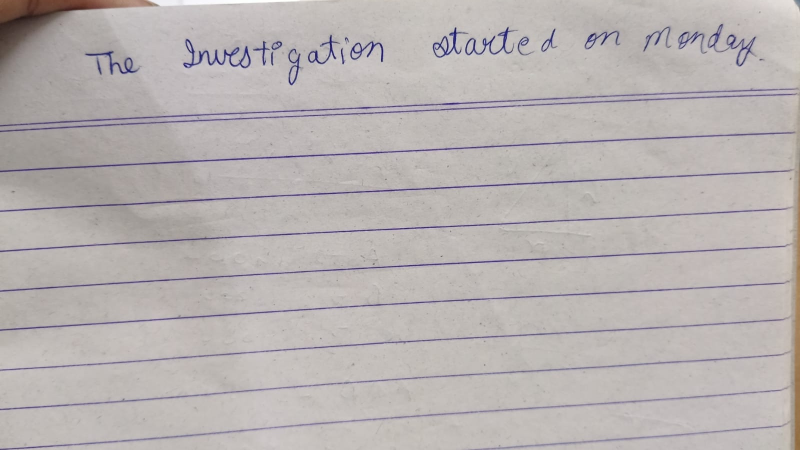
#> input picture handwriting_analyzer/handwritten_test.png, 1600 x 900 px (shown at 1/2 size)
$ python multi_line_segment.py handwritten_test.png
#> lines starting #> are read from the running program, lines starting #| are printed output that depends on the picture; after the words box and inside, x2 and y2 are one past the last pixel; in counts of white or black regions, pixels touching at a corner belong together
import cv2
import numpy as np
import os
import sys
import json

# Enforce UTF-8 console encoding on Windows
if sys.platform == "win32":
    if hasattr(sys.stdout, "reconfigure"):
        sys.stdout.reconfigure(encoding="utf-8", errors="replace")
    if hasattr(sys.stderr, "reconfigure"):
        sys.stderr.reconfigure(encoding="utf-8", errors="replace")


def is_valid_text_line(crop_img):
    """
    Validates whether an image crop contains genuine handwriting words
    versus empty ruled notebook lines, dashed lines, background desk objects, or shadows.
    """
    if len(crop_img.shape) == 3:
        g = cv2.cvtColor(crop_img, cv2.COLOR_BGR2GRAY)
    else:
        g = crop_img

    if len(np.unique(g)) <= 2:
        b = (g < 128).astype(np.uint8) * 255
    else:
        b = cv2.adaptiveThreshold(
            g, 255, cv2.ADAPTIVE_THRESH_GAUSSIAN_C, cv2.THRESH_BINARY_INV, 31, 9
        )

    # Detach horizontal ruling lines so handwriting strokes are evaluated independently
    h_line = cv2.morphologyEx(b, cv2.MORPH_OPEN, cv2.getStructuringElement(cv2.MORPH_RECT, (35, 1)))
    b_clean = cv2.subtract(b, cv2.dilate(h_line, cv2.getStructuringElement(cv2.MORPH_RECT, (1, 3))))

    num_l, _, s, _ = cv2.connectedComponentsWithStats(b_clean, connectivity=8)
    chars = [
        i for i in range(1, num_l)
        if s[i, cv2.CC_STAT_AREA] >= 20 and 10 <= s[i, cv2.CC_STAT_HEIGHT] <= 120 and 5 <= s[i, cv2.CC_STAT_WIDTH] <= 300
    ]

    if len(chars) < 3:
        return False, len(chars), 0.0

    h_list = [s[i, cv2.CC_STAT_HEIGHT] for i in chars]
    total_area = sum(s[i, cv2.CC_STAT_AREA] for i in chars)
    min_x = min(s[i, cv2.CC_STAT_LEFT] for i in chars)
    max_x = max(s[i, cv2.CC_STAT_LEFT] + s[i, cv2.CC_STAT_WIDTH] for i in chars)
    span_w = max_x - min_x
    p90 = float(np.percentile(h_list, 90))

    is_valid = len(chars) >= 3 and total_area >= 350 and span_w >= 50
    return is_valid, len(chars), p90


def detect_paragraphs_and_blocks(line_bboxes, image_h, image_w):
    """
    Groups segmented lines into paragraphs and blocks based on vertical gaps.
    """
    if not line_bboxes:
        return []

    if len(line_bboxes) == 1:
        b = line_bboxes[0]
        return [{
            "block_id": 1,
            "lines": [1],
            "bounding_box": {
                "x": b["x"],
                "y": b["y"],
                "width": b["width"],
                "height": b["height"]
            }
        }]

    spacings = []
    for i in range(1, len(line_bboxes)):
        gap = line_bboxes[i]["y"] - (line_bboxes[i - 1]["y"] + line_bboxes[i - 1]["height"])
        if gap > 0:
            spacings.append(gap)

    median_spacing = float(np.median(spacings)) if spacings else 25.0
    para_thresh = max(35.0, median_spacing * 1.8)

    blocks = []
    current_block = [line_bboxes[0]["line_number"]]

    for i in range(1, len(line_bboxes)):
        gap = line_bboxes[i]["y"] - (line_bboxes[i - 1]["y"] + line_bboxes[i - 1]["height"])
        if gap > para_thresh:
            blocks.append(current_block)
            current_block = [line_bboxes[i]["line_number"]]
        else:
            current_block.append(line_bboxes[i]["line_number"])

    if current_block:
        blocks.append(current_block)

    structured_blocks = []
    for b_idx, line_nums in enumerate(blocks, start=1):
        matching_boxes = [b for b in line_bboxes if b["line_number"] in line_nums]
        min_x = min(b["x"] for b in matching_boxes)
        min_y = min(b["y"] for b in matching_boxes)
        max_x = max(b["x"] + b["width"] for b in matching_boxes)
        max_y = max(b["y"] + b["height"] for b in matching_boxes)
        structured_blocks.append({
            "block_id": b_idx,
            "lines": line_nums,
            "bounding_box": {
                "x": int(min_x),
                "y": int(min_y),
                "width": int(max_x - min_x),
                "height": int(max_y - min_y)
            }
        })

    return structured_blocks


def draw_projection_profile(smoothed, valleys, peaks, img_h, output_path):
    """
    Generates an informative diagnostic visualization of the horizontal projection profile:
    - Left: filled curve of the smoothed projection profile
    - Green lines: detected handwriting peaks
    - Red lines: valley cutoffs (zero-overlap boundaries)
    - Labels: line numbers and peak coordinates
    """
    prof_w = 400
    prof_img = np.full((img_h, prof_w, 3), 245, dtype=np.uint8)
    max_prof = max(float(np.max(smoothed)), 1.0)

    # Background grid lines every 100px
    for y in range(0, img_h, 100):
        cv2.line(prof_img, (0, y), (prof_w, y), (220, 220, 220), 1)

    # Fill curve
    curve_pts = []
    for y in range(img_h):
        curve_x = int((smoothed[y] / max_prof) * (prof_w - 70))
        curve_pts.append((curve_x, y))
        cv2.line(prof_img, (0, y), (curve_x, y), (230, 215, 195), 1)

    for i in range(len(curve_pts) - 1):
        cv2.line(prof_img, curve_pts[i], curve_pts[i + 1], (200, 110, 30), 2)

    # Valleys in red
    for v in valleys[1:-1]:
        cv2.line(prof_img, (0, v), (prof_w, v), (0, 0, 220), 1, cv2.LINE_AA)
        cv2.putText(prof_img, f"v={v}", (prof_w - 60, v - 2), cv2.FONT_HERSHEY_SIMPLEX, 0.35, (0, 0, 200), 1)

    # Peaks in green
    for idx, p in enumerate(peaks):
        cv2.line(prof_img, (0, p), (prof_w, p), (0, 180, 0), 1, cv2.LINE_AA)
        cv2.putText(prof_img, f"L{idx+1} (p={p})", (10, max(12, p - 3)), cv2.FONT_HERSHEY_SIMPLEX, 0.4, (0, 130, 0), 1)

    out_dir = os.path.dirname(output_path)
    if out_dir:
        os.makedirs(out_dir, exist_ok=True)
    cv2.imwrite(output_path, prof_img)


def segment_handwriting_lines(
    original_image,
    preprocessed_image=None,
    output_dir="lines",
    preview_path="all_lines_preview.png",
    debug_dir="outputs/debug",
    debug=False
):
    """
    Core image processing and line segmentation pipeline:
    1. Suppresses horizontal notebook ruled lines using morphological operations.
    2. Isolates genuine handwriting strokes into text mask.
    3. Computes horizontal projection profile to detect continuous handwriting lines.
    4. Determines valley cutoffs between consecutive peaks to guarantee ZERO overlap.
    5. Rejects large blank notebook gaps and empty ruled lines.
    6. Extracts tight horizontal and vertical bounding boxes per line.
    7. Saves intermediate debug images:
       - threshold.png
       - ruling_removed.png
       - handwriting_mask.png
       - projection_profile.png
       - final_boxes.png
    8. Exports line crops to output_dir/line_XXX.png.
    """
#> called with original_image = 'handwritten_test.png', output_dir = 'lines', preview_path = 'all_lines_preview.png', debug_dir = 'outputs/debug', debug = False
    if isinstance(original_image, str):
        if not os.path.exists(original_image):
            raise FileNotFoundError(f"Image not found: {original_image}")
        image = cv2.imread(original_image)
#> image is the input picture: shape (900, 1600, 3); mean B, G, R 177.6, 178.3, 184.2
    else:
        image = original_image

    if image is None:
        raise ValueError("Invalid image input for line segmentation")

    orig_h, orig_w = image.shape[:2]

    # Preprocessed image or grayscale conversion
    if preprocessed_image is not None:
        if isinstance(preprocessed_image, str):
            proc_img = cv2.imread(preprocessed_image)
        else:
            proc_img = preprocessed_image
    else:
        proc_img = image

    if len(proc_img.shape) == 3:
        gray = cv2.cvtColor(proc_img, cv2.COLOR_BGR2GRAY)
    else:
        gray = proc_img.copy()

    img_h, img_w = image.shape[:2]

    # Setup directories
    os.makedirs(output_dir, exist_ok=True)
    if debug_dir:
        os.makedirs(debug_dir, exist_ok=True)

    # 1. Adaptive Binarization
    bin_inv = cv2.adaptiveThreshold(
        gray, 255, cv2.ADAPTIVE_THRESH_GAUSSIAN_C, cv2.THRESH_BINARY_INV, 35, 10
    )
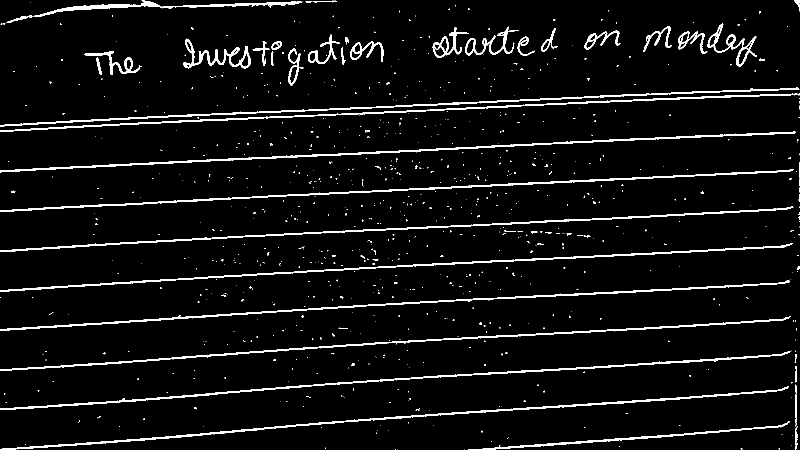
#> bin_inv: shape (900, 1600) (shown at 1/2 size); 5.1% white; 841 white regions (776 under 20 px), largest, box (x1, y1, x2, y2) and area: (0, 772, 1578, 900) 5436, (0, 263, 1592, 345) 5339, (0, 702, 1581, 820) 5243
    if debug_dir:
        cv2.imwrite(os.path.join(debug_dir, "threshold.png"), bin_inv)

    # 2. Suppress horizontal ruled notebook lines
    h_kernel = cv2.getStructuringElement(cv2.MORPH_RECT, (40, 1))
    ruling_lines = cv2.morphologyEx(bin_inv, cv2.MORPH_OPEN, h_kernel)
#> ruling_lines: shape (900, 1600); 3.5% white; 46 white regions, largest, box (x1, y1, x2, y2) and area: (0, 265, 1593, 343) 5228, (0, 342, 1582, 423) 5064, (0, 418, 1576, 503) 4788
    ruling_dilated = cv2.dilate(ruling_lines, cv2.getStructuringElement(cv2.MORPH_RECT, (1, 3)))
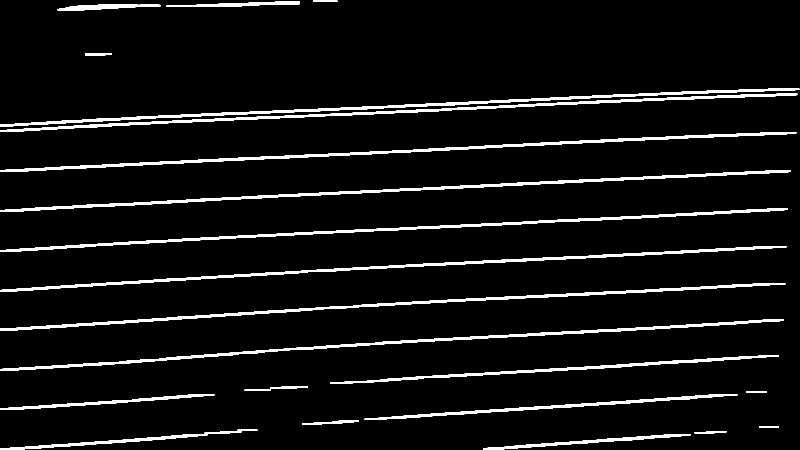
#> ruling_dilated: shape (900, 1600) (shown at 1/2 size); 5.9% white; 22 white regions, largest, box (x1, y1, x2, y2) and area: (0, 264, 1593, 344) 8414, (0, 341, 1582, 424) 8228, (0, 566, 1571, 662) 8021
    no_lines = cv2.subtract(bin_inv, ruling_dilated)
#> no_lines: shape (900, 1600); 1.3% white; 914 white regions (841 under 20 px), largest, box (x1, y1, x2, y2) and area: (366, 77, 502, 137) 1782, (1415, 47, 1514, 133) 1406, (930, 53, 1037, 111) 1206
    if debug_dir:
        cv2.imwrite(os.path.join(debug_dir, "ruling_removed.png"), no_lines)

    # 3. Vertical stroke reconnection
    v_kernel = cv2.getStructuringElement(cv2.MORPH_RECT, (1, 5))
    no_lines_closed = cv2.morphologyEx(no_lines, cv2.MORPH_CLOSE, v_kernel)
#> no_lines_closed: shape (900, 1600); 1.4% white; 867 white regions (792 under 20 px), largest, box (x1, y1, x2, y2) and area: (366, 77, 502, 137) 1842, (1415, 47, 1514, 133) 1479, (930, 53, 1037, 111) 1245

    # 4. Connected components filtering for genuine handwriting strokes
    num_labels, labels, stats, _ = cv2.connectedComponentsWithStats(no_lines_closed, connectivity=8)
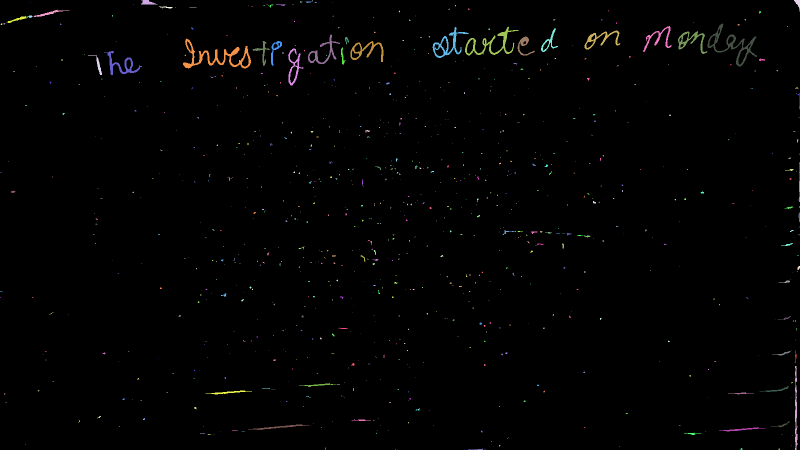
#> labels: shape (900, 1600) int32 (shown at 1/2 size); 868 distinct labels, from 0 to 867; one colour per label, 0 black
#> num_labels = 868; stats = 868 rows, first 6: [0, 0, 1600, 900, 1419939], [282, 0, 1, 2, 2], [282, 0, 33, 9, 184], [625, 0, 1, 3, 3], [1588, 0, 12, 23, 117], [600, 3, 5, 2, 8]
    text_only = np.zeros_like(bin_inv)
    for i in range(1, num_labels):
        area = stats[i, cv2.CC_STAT_AREA]
        comp_w = stats[i, cv2.CC_STAT_WIDTH]
        comp_h = stats[i, cv2.CC_STAT_HEIGHT]
        # Reject ruling artifacts and noise
        if area >= 20 and comp_w <= 350 and comp_h >= 10:
            text_only[labels == i] = 255
#> this loop made 867 passes
#> (area, comp_w, comp_h) on passes 2, 4, 6: (184, 33, 9), (117, 12, 23), (26, 13, 3)
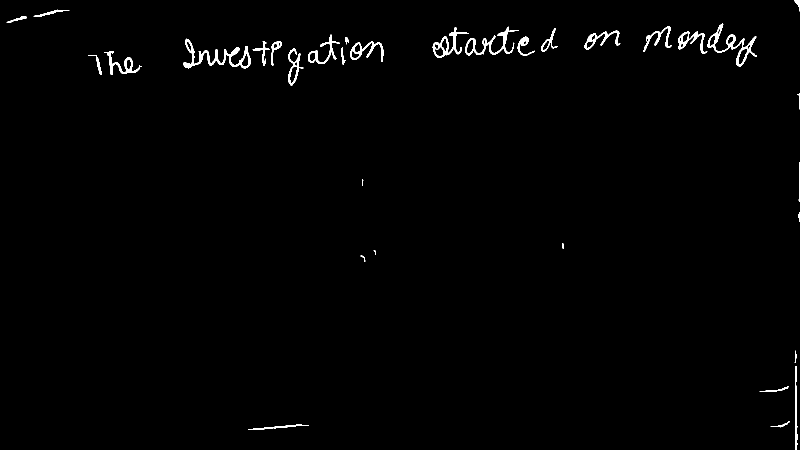
#> text_only: shape (900, 1600) (shown at 1/2 size); 0.98% white; 33 white regions, largest, box (x1, y1, x2, y2) and area: (366, 77, 502, 137) 1842, (1415, 47, 1514, 133) 1479, (930, 53, 1037, 111) 1245

    if debug_dir:
        cv2.imwrite(os.path.join(debug_dir, "handwriting_mask.png"), text_only)

    # 5. Horizontal projection profile & peak finding
    row_sum = np.sum(text_only > 0, axis=1)
#> row_sum = 900 values, max 248 at index 104, min 0 at index 46, mean 15.68
    smoothed = np.convolve(row_sum, np.ones(11) / 11, mode="same")
#> smoothed = 900 values, max 215.5 at index 102, min 0 at index 176, mean 15.66

    # Detect candidate peaks
    raw_peaks = []
    for y in range(10, img_h - 10):
        if smoothed[y] >= 25 and smoothed[y] == np.max(smoothed[y - 6 : y + 7]):
            raw_peaks.append(y)
#> after the loop, raw_peaks = [89, 102, 123, 853, 854]

    # Validate each candidate peak against desk/header and text criteria
    valid_peaks = []
    for p in raw_peaks:
        # Ignore top desk / margin region if not a ruled line page section
        if p < 180 and img_h >= 1200:
            # Check if there is actual handwritten text here
            test_crop = image[max(0, p - 20) : min(img_h, p + 20), :]
            valid, cnt, p90 = is_valid_text_line(test_crop)
            if not valid:
                continue
        else:
            test_crop = image[max(0, p - 20) : min(img_h, p + 20), :]
            valid, cnt, p90 = is_valid_text_line(test_crop)
            if not valid:
                continue
        valid_peaks.append(p)
#> this loop made 5 passes
#> p on pass 3: 123
#> after the loop, valid_peaks = [89, 102, 123]

    # Merge close peaks (< 18px apart) to eliminate ascender/descender splitting
    merged_peaks = []
    for p in valid_peaks:
        if not merged_peaks or (p - merged_peaks[-1]) >= 18:
            merged_peaks.append(p)
        elif smoothed[p] > smoothed[merged_peaks[-1]]:
            merged_peaks[-1] = p
#> this loop made 3 passes
#> p on passes 1 to 3: 89, 102, 123
#> after the loop, merged_peaks = [102, 123]

    # Handle zero peaks gracefully
    if not merged_peaks:
        empty_meta = {
            "source_file": original_image if isinstance(original_image, str) else "input_image",
            "image_width": int(orig_w),
            "image_height": int(orig_h),
            "total_lines": 0,
            "lines": [],
            "blocks": [],
            "warnings": ["No valid handwriting lines detected on document."]
        }
        with open(os.path.join(output_dir, "metadata.json"), "w", encoding="utf-8") as f:
            json.dump(empty_meta, f, indent=2)
        cv2.imwrite(preview_path, image)
        if debug_dir:
            cv2.imwrite(os.path.join(debug_dir, "final_boxes.png"), image)
        return [], empty_meta, image

    # 6. Valley detection between consecutive peaks (Strict Zero Overlap)
    valleys = [max(0, merged_peaks[0] - 35)]
#> valleys = [67]
    for i in range(len(merged_peaks) - 1):
        p1 = merged_peaks[i]
        p2 = merged_peaks[i + 1]
        v = p1 + int(np.argmin(smoothed[p1 : p2 + 1]))
        valleys.append(v)
#> this loop made 1 pass
#> (p1, p2, v) on pass 1: (102, 123, 117)
#> after the loop, valleys = [67, 117]
    valleys.append(min(img_h - 1, merged_peaks[-1] + 40))

    # 7. Generate diagnostic projection profile plot
    if debug_dir:
        draw_projection_profile(
            smoothed, valleys, merged_peaks, img_h, os.path.join(debug_dir, "projection_profile.png")
        )
#> in draw_projection_profile, `max_prof = max(float(np.max(smoothed)), 1.0)`: max_prof = 215.5
#> after the loop in draw_projection_profile, `for y in range(0, img_h, 100):`:
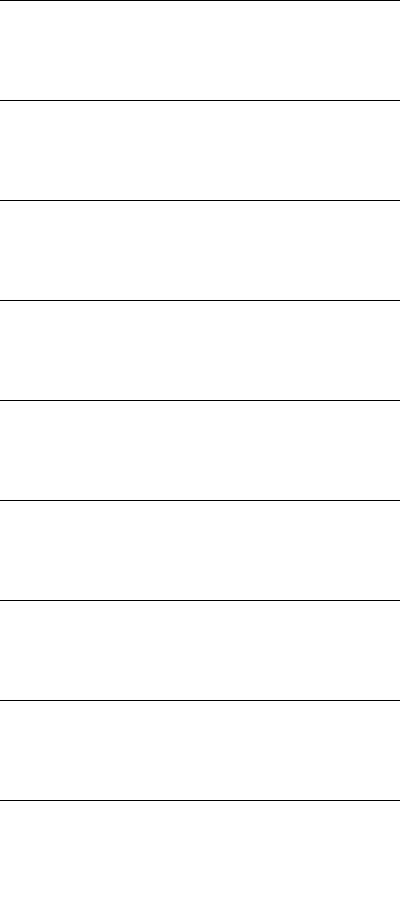
#> prof_img: shape (900, 400, 3); values 220 (black) and 245 (white), 99% white; black in thin lines or dots, all inside (x1, y1, x2, y2) = (0, 0, 400, 801)
#> the loop in draw_projection_profile, `for y in range(img_h):` made 900 passes
#> curve_x on passes 1 to 3: 8, 9, 10
#> after the loop in draw_projection_profile, `for y in range(img_h):`:
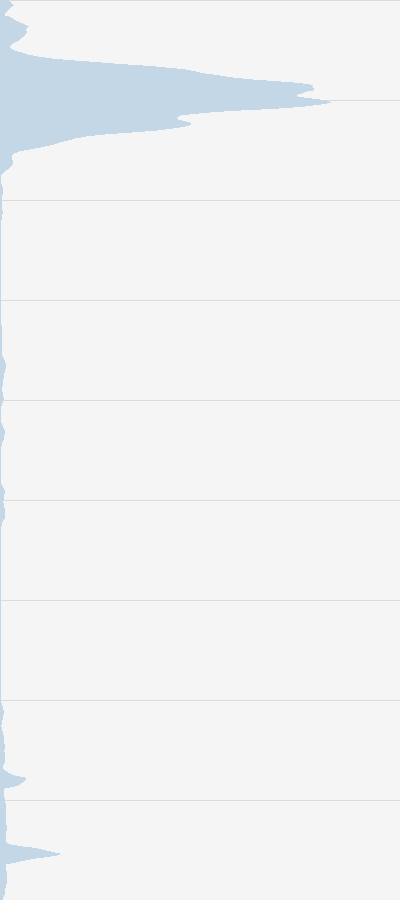
#> prof_img: shape (900, 400, 3); 6.16% of pixels changed, all inside (x1, y1, x2, y2) = (0, 0, 331, 900); drawn as B, G, R
#> after the loop in draw_projection_profile, `for y in range(img_h):`: curve_pts = 900 pairs, first value 0 to 330, second value 0 to 899
#> after the loop in draw_projection_profile, `for i in range(len(curve_pts) - 1):`:
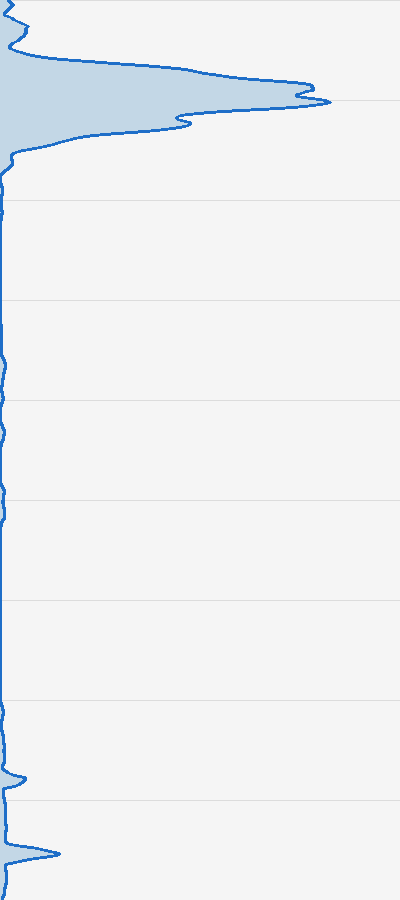
#> prof_img: shape (900, 400, 3); 1.3% of pixels changed, all inside (x1, y1, x2, y2) = (0, 0, 332, 900); drawn as B, G, R
#> the loop in draw_projection_profile, `for v in valleys[1:-1]:` made 1 pass
#> v on pass 1: 117
#> (the rest of the program and of its run is left out)
